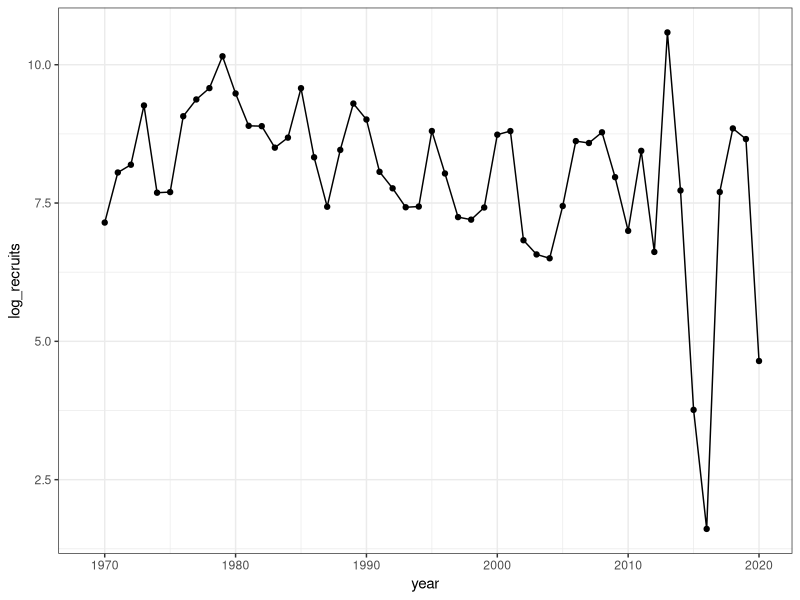
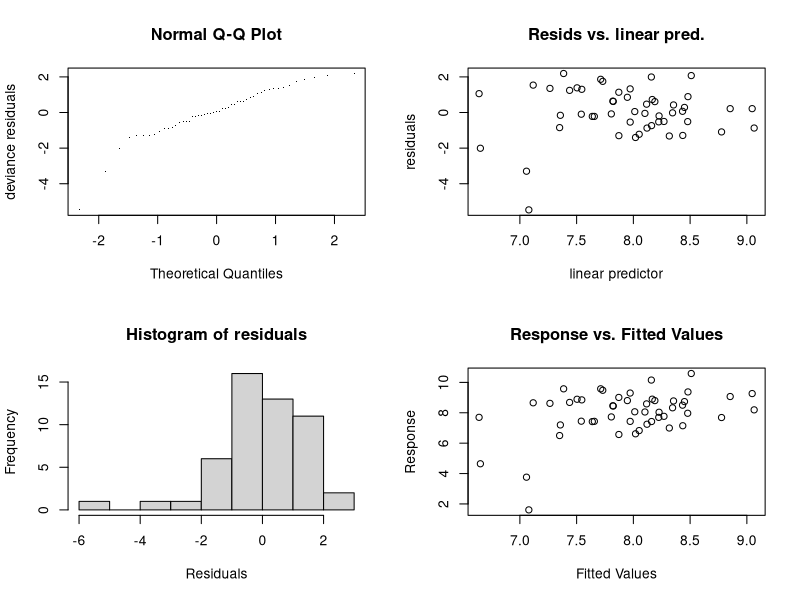
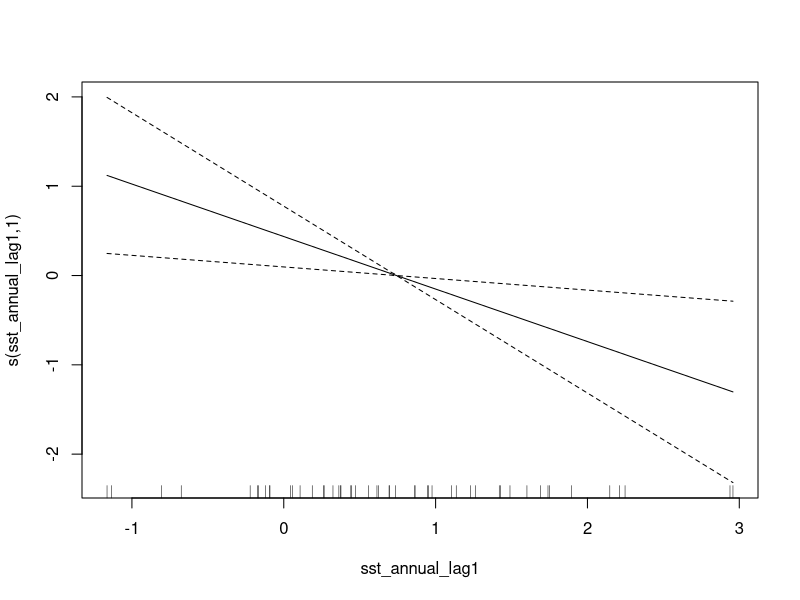
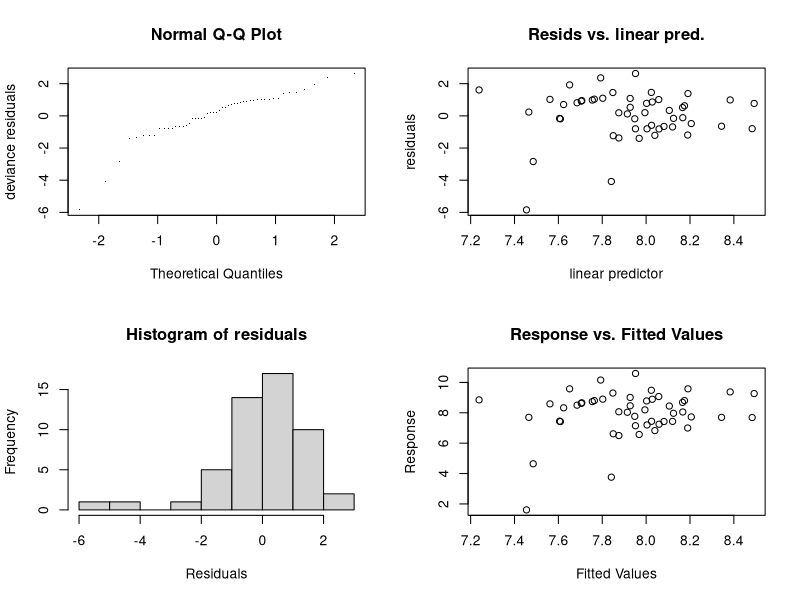
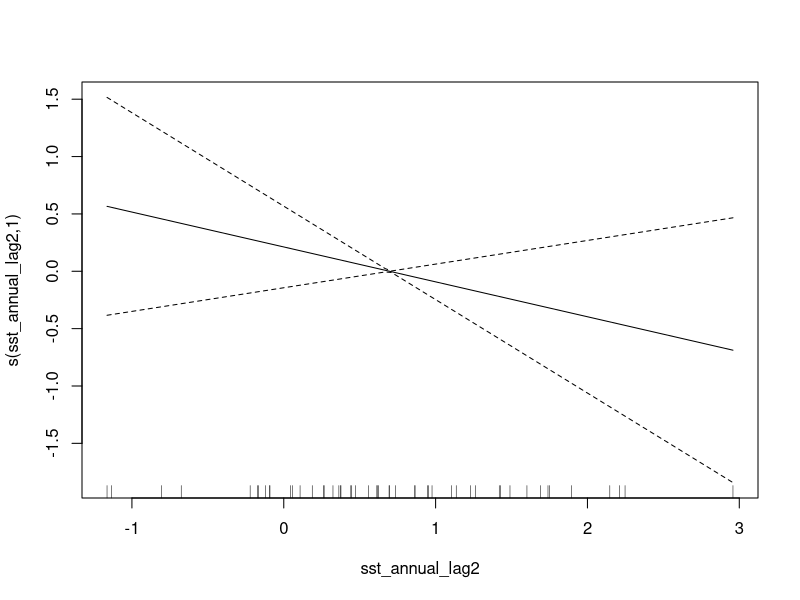
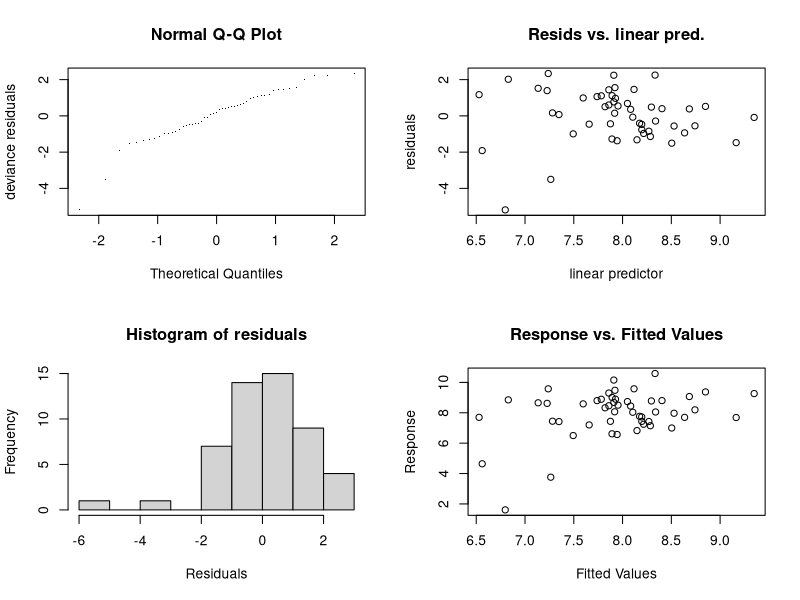
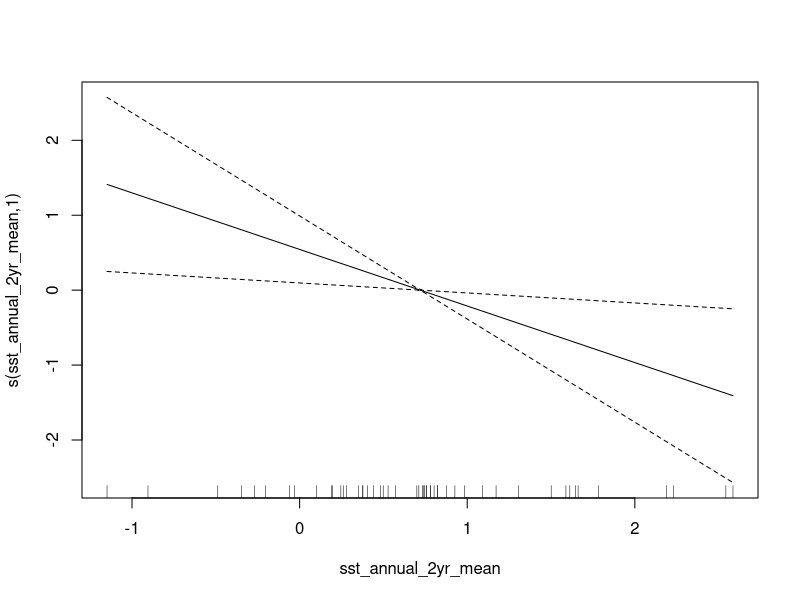
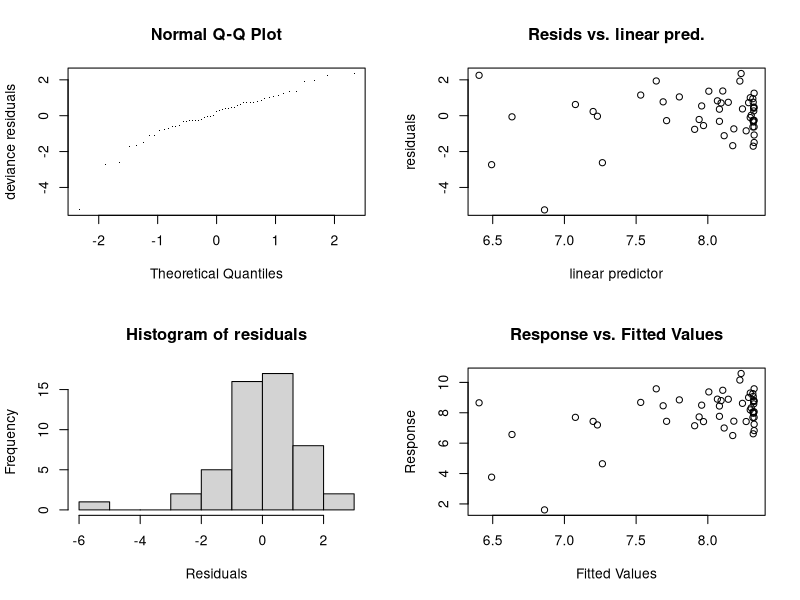

These charts were generated, in order, by the following R code: (Note: this script raises an error after producing the figures.)
## effect of temperature on recruitment estimates from the stock assessment model

library(tidyverse)
library(mgcv)

theme_set(theme_bw())
cb <- c("#000000", "#E69F00", "#56B4E9", "#009E73", "#F0E442", "#0072B2", "#D55E00", "#CC79A7")


## Read in data 
dat <- read.csv("./data/cod_pollock_assessment_2020_SAFEs.csv",
                row.names = 1)

dat <- dat %>%
  mutate(log_recruits = log(pollR1.2020),
         year = 1969:2020) %>%
  select(year, log_recruits)
  

ggplot(dat, aes(year, log_recruits)) +
  geom_line() +
  geom_point()


# load GOA sst anomalies

d1 <- read.csv("./data/regional_north_pacific_ersst_anomaly_time_series.csv")

d1 <- d1 %>%
  dplyr::filter(region == "Gulf_of_Alaska") %>%
  dplyr::select(year, annual.anomaly.unsmoothed, winter.anomaly.unsmoothed) %>%
  rename(sst_annual = annual.anomaly.unsmoothed,
         sst_winter = winter.anomaly.unsmoothed) %>%
  mutate(sst_annual_lag1 = lag(sst_annual),
         sst_annual_lag2 = lag(sst_annual, n = 2),
         sst_winter_lag1 = lag(sst_winter)) 

d1$sst_annual_2yr_mean = rowMeans(d1[c(4,5)]) # so 2-yr annual mean is year before recruitment and two years before
d1$sst_winter_2yr_mean = rowMeans(d1[c(3,6)]) # 2-yr winter mean is winter of recruitment year and winter before


# and join
dat <- left_join(dat, d1) 

# now model
mod1 <- gamm(log_recruits ~  s(sst_annual_lag1,  k=5),
             correlation = corAR1(), data=dat)

gam.check(mod1$gam)
plot(mod1$gam)
summary(mod1$gam)
anova(mod1$gam)

mod2 <- gamm(log_recruits ~  s(sst_annual_lag2,  k=5),
             correlation = corAR1(), data=dat)

gam.check(mod2$gam)
plot(mod2$gam)
summary(mod2$gam)
anova(mod2$gam)

mod3 <- gamm(log_recruits ~  s(sst_annual_2yr_mean,  k=5),
             correlation = corAR1(), data=dat)

gam.check(mod3$gam)
plot(mod3$gam)
summary(mod3$gam)
anova(mod3$gam)


mod4 <- gamm(log_recruits ~  s(sst_winter,  k=5),
             correlation = corAR1(), data=dat)

gam.check(mod4$gam)
plot(mod4$gam)
summary(mod4$gam)
anova(mod4$gam)


mod5 <- gamm(log_recruits ~  s(sst_winter_lag1,  k=5),
             correlation = corAR1(), data=dat)

gam.check(mod5$gam)
plot(mod5$gam)
summary(mod5$gam)
anova(mod5$gam)


mod6 <- gamm(log_recruits ~  s(sst_winter_2yr_mean,  k=5),
             correlation = corAR1(), data=dat)

gam.check(mod6$gam)
plot(mod6$gam)
summary(mod6$gam)
anova(mod6$gam)

AIC <- AIC (mod1, mod2, mod3, mod4, mod5, mod6)
AIC
